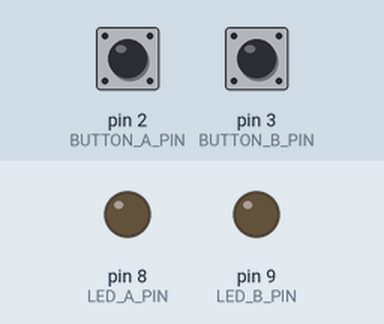
Recording of a sketch running on a simulated Arduino Uno, built with avr-gcc and run on an emulated ATmega328P. Shown: output pins drawn as LEDs (lit = HIGH). The test bench sets the inputs (shaded band); at power-on: pin 2 (BUTTON_A_PIN) HIGH, pin 3 (BUTTON_B_PIN) HIGH.

Above: at 1.2 s.
1.3 s: pin 2 (BUTTON_A_PIN) pulled LOW for 0.15 s
At 1.37 s:
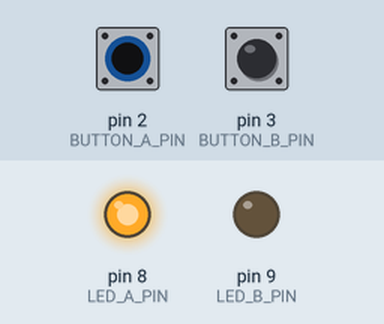
2.9 s: pin 3 (BUTTON_B_PIN) pulled LOW for 0.15 s
At 3.8 s:
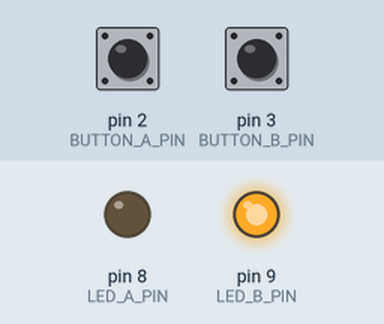
5.5 s: pin 3 (BUTTON_B_PIN) pulled LOW for 3.2 s
At 9.9 s:
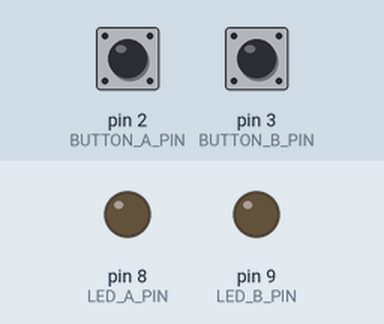
10.5 s: pin 2 (BUTTON_A_PIN) pulled LOW for 3.2 s
At 11.0 s:
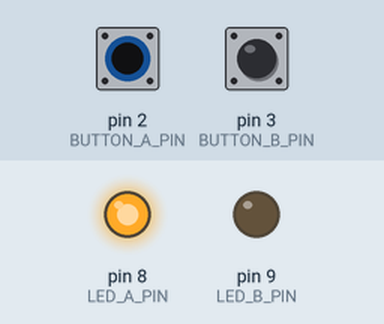
15.2 s: pin 2 (BUTTON_A_PIN) driven LOW and pin 3 (BUTTON_B_PIN) driven LOW
At 16.4 s:
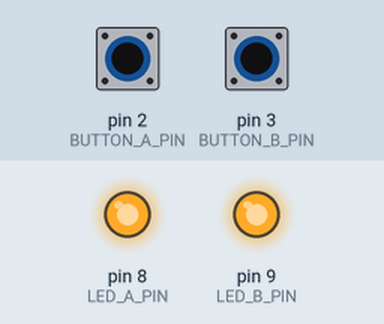
Timing chart, 0 to 18.2 s (numbered marks = the images above; inputs shaded):
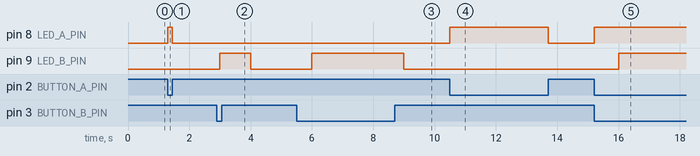

Measured:
- after the input at 1.3 s, pin 8 (LED_A_PIN): LOW → HIGH at once, → LOW 0.15 s later
- after the input at 2.9 s, pin 9 (LED_B_PIN): LOW → HIGH after 0.10 s, → LOW 1.0 s later
- after the input at 5.5 s, pin 9 (LED_B_PIN): LOW → HIGH after 0.50 s, → LOW 3.0 s later
- after the input at 10.5 s, pin 8 (LED_A_PIN): LOW → HIGH at once, → LOW 3.2 s later
- after the input at 15.2 s, pin 8 (LED_A_PIN): LOW → HIGH at once; pin 9 (LED_B_PIN): LOW → HIGH after 0.80 s

The sketch:

adv_3-1.ino
```cpp
#include <TimerOne.h>

// 腳位分配
const int BUTTON_A_PIN = 2; // 中斷組按鍵
const int LED_A_PIN    = 8; // 中斷組 LED

const int BUTTON_B_PIN = 3; // 阻塞組按鍵
const int LED_B_PIN    = 9; // 阻塞組 LED

// TimerOne 中斷常式 (ISR)：每 50ms (0.05秒) 自動觸發一次
void timer_isr() {
  // 讀取 Button A 並即時更新 LED A
  // 因使用 INPUT_PULLUP，按下時為 LOW (接地)，放開時為 HIGH
  if (digitalRead(BUTTON_A_PIN) == LOW) {
    digitalWrite(LED_A_PIN, HIGH); // 按下亮燈
  } else {
    digitalWrite(LED_A_PIN, LOW);  // 放開熄滅
  }
}

void setup() {
  // 設定 LED 輸出
  pinMode(LED_A_PIN, OUTPUT);
  pinMode(LED_B_PIN, OUTPUT);

  // 設定按鍵為內部上拉輸入 (未按為 HIGH，按下一端通 GND 變 LOW)
  pinMode(BUTTON_A_PIN, INPUT_PULLUP);
  pinMode(BUTTON_B_PIN, INPUT_PULLUP);

  // 初始化 Timer1：50ms = 50,000 微秒 (投影片特別提醒單位是 microseconds)
  Timer1.initialize(50000);
  Timer1.attachInterrupt(timer_isr);
}

void loop() {
  // 讀取 Button B 並更新 LED B
  if (digitalRead(BUTTON_B_PIN) == LOW) {
    digitalWrite(LED_B_PIN, HIGH);
  } else {
    digitalWrite(LED_B_PIN, LOW);
  }

  // 投影片要求：在 loop 尾端強制延遲 1 秒造成阻塞
  delay(1000);
}
```
